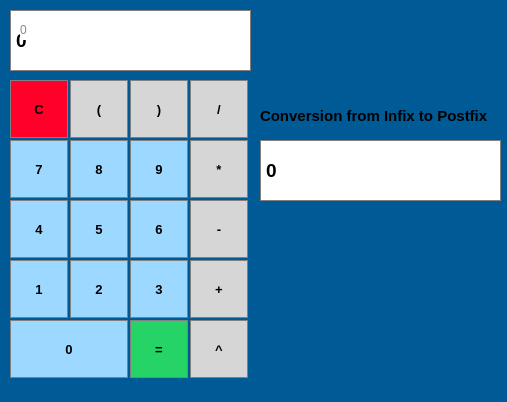
<?xml version="1.0" encoding="UTF-8"?>
<ui version="4.0">
 <class>MainWindow</class>
 <widget class="QMainWindow" name="MainWindow">
  <property name="geometry">
   <rect>
    <x>0</x>
    <y>0</y>
    <width>507</width>
    <height>402</height>
   </rect>
  </property>
  <property name="minimumSize">
   <size>
    <width>256</width>
    <height>387</height>
   </size>
  </property>
  <property name="font">
   <font>
    <pointsize>12</pointsize>
    <weight>75</weight>
    <bold>true</bold>
   </font>
  </property>
  <property name="windowTitle">
   <string>MainWindow</string>
  </property>
  <property name="styleSheet">
   <string notr="true">background-color: rgb(0, 90, 149);</string>
  </property>
  <widget class="QWidget" name="centralWidget">
   <widget class="QLabel" name="label">
    <property name="geometry">
     <rect>
      <x>10</x>
      <y>10</y>
      <width>241</width>
      <height>61</height>
     </rect>
    </property>
    <property name="maximumSize">
     <size>
      <width>241</width>
      <height>16777215</height>
     </size>
    </property>
    <property name="font">
     <font>
      <pointsize>14</pointsize>
      <weight>75</weight>
      <bold>true</bold>
     </font>
    </property>
    <property name="styleSheet">
     <string notr="true">background-color:white;
border:1px solid gray;
qproperty-alignment:'AlignBottom| AlignRight';</string>
    </property>
    <property name="text">
     <string>0</string>
    </property>
   </widget>
   <widget class="QPushButton" name="pushButton_clear">
    <property name="geometry">
     <rect>
      <x>10</x>
      <y>80</y>
      <width>58</width>
      <height>58</height>
     </rect>
    </property>
    <property name="font">
     <font>
      <pointsize>10</pointsize>
      <weight>75</weight>
      <bold>true</bold>
     </font>
    </property>
    <property name="styleSheet">
     <string notr="true">border:1px solid gray;
background-color:rgb(255, 0, 41);</string>
    </property>
    <property name="text">
     <string>C</string>
    </property>
   </widget>
   <widget class="QPushButton" name="pushButton_div">
    <property name="geometry">
     <rect>
      <x>190</x>
      <y>80</y>
      <width>58</width>
      <height>58</height>
     </rect>
    </property>
    <property name="font">
     <font>
      <pointsize>10</pointsize>
      <weight>75</weight>
      <bold>true</bold>
     </font>
    </property>
    <property name="styleSheet">
     <string notr="true">border:1px solid gray;
background-color:rgb(214, 214, 214)</string>
    </property>
    <property name="text">
     <string>/</string>
    </property>
   </widget>
   <widget class="QPushButton" name="pushButton_rightbracket">
    <property name="geometry">
     <rect>
      <x>130</x>
      <y>80</y>
      <width>58</width>
      <height>58</height>
     </rect>
    </property>
    <property name="font">
     <font>
      <pointsize>10</pointsize>
      <weight>75</weight>
      <bold>true</bold>
     </font>
    </property>
    <property name="styleSheet">
     <string notr="true">border:1px solid gray;
background-color:rgb(214, 214, 214)</string>
    </property>
    <property name="text">
     <string>)</string>
    </property>
   </widget>
   <widget class="QPushButton" name="pushButton_leftbracket">
    <property name="geometry">
     <rect>
      <x>70</x>
      <y>80</y>
      <width>58</width>
      <height>58</height>
     </rect>
    </property>
    <property name="font">
     <font>
      <pointsize>10</pointsize>
      <weight>75</weight>
      <bold>true</bold>
     </font>
    </property>
    <property name="styleSheet">
     <string notr="true">border:1px solid gray;
background-color:rgb(214, 214, 214)</string>
    </property>
    <property name="text">
     <string>(</string>
    </property>
   </widget>
   <widget class="QPushButton" name="pushButton_mult">
    <property name="geometry">
     <rect>
      <x>190</x>
      <y>140</y>
      <width>58</width>
      <height>58</height>
     </rect>
    </property>
    <property name="font">
     <font>
      <pointsize>10</pointsize>
      <weight>75</weight>
      <bold>true</bold>
     </font>
    </property>
    <property name="styleSheet">
     <string notr="true">border:1px solid gray;
background-color:rgb(214, 214, 214)</string>
    </property>
    <property name="text">
     <string>*</string>
    </property>
   </widget>
   <widget class="QPushButton" name="pushButton_n7">
    <property name="geometry">
     <rect>
      <x>10</x>
      <y>140</y>
      <width>58</width>
      <height>58</height>
     </rect>
    </property>
    <property name="font">
     <font>
      <pointsize>10</pointsize>
      <weight>75</weight>
      <bold>true</bold>
     </font>
    </property>
    <property name="styleSheet">
     <string notr="true">border:1px solid gray;
background-color:rgb(156, 216, 255)</string>
    </property>
    <property name="text">
     <string>7</string>
    </property>
   </widget>
   <widget class="QPushButton" name="pushButton_n9">
    <property name="geometry">
     <rect>
      <x>130</x>
      <y>140</y>
      <width>58</width>
      <height>58</height>
     </rect>
    </property>
    <property name="font">
     <font>
      <pointsize>10</pointsize>
      <weight>75</weight>
      <bold>true</bold>
     </font>
    </property>
    <property name="styleSheet">
     <string notr="true">border:1px solid gray;
background-color:rgb(156, 216, 255)</string>
    </property>
    <property name="text">
     <string>9</string>
    </property>
   </widget>
   <widget class="QPushButton" name="pushButton_n8">
    <property name="geometry">
     <rect>
      <x>70</x>
      <y>140</y>
      <width>58</width>
      <height>58</height>
     </rect>
    </property>
    <property name="font">
     <font>
      <pointsize>10</pointsize>
      <weight>75</weight>
      <bold>true</bold>
     </font>
    </property>
    <property name="styleSheet">
     <string notr="true">border:1px solid gray;
background-color:rgb(156, 216, 255)</string>
    </property>
    <property name="text">
     <string>8</string>
    </property>
   </widget>
   <widget class="QPushButton" name="pushButton_minus">
    <property name="geometry">
     <rect>
      <x>190</x>
      <y>200</y>
      <width>58</width>
      <height>58</height>
     </rect>
    </property>
    <property name="font">
     <font>
      <pointsize>10</pointsize>
      <weight>75</weight>
      <bold>true</bold>
     </font>
    </property>
    <property name="styleSheet">
     <string notr="true">border:1px solid gray;
background-color:rgb(214, 214, 214)</string>
    </property>
    <property name="text">
     <string>-</string>
    </property>
   </widget>
   <widget class="QPushButton" name="pushButton_n4">
    <property name="geometry">
     <rect>
      <x>10</x>
      <y>200</y>
      <width>58</width>
      <height>58</height>
     </rect>
    </property>
    <property name="font">
     <font>
      <pointsize>10</pointsize>
      <weight>75</weight>
      <bold>true</bold>
     </font>
    </property>
    <property name="styleSheet">
     <string notr="true">border:1px solid gray;
background-color:rgb(156, 216, 255)</string>
    </property>
    <property name="text">
     <string>4</string>
    </property>
   </widget>
   <widget class="QPushButton" name="pushButton_n6">
    <property name="geometry">
     <rect>
      <x>130</x>
      <y>200</y>
      <width>58</width>
      <height>58</height>
     </rect>
    </property>
    <property name="font">
     <font>
      <pointsize>10</pointsize>
      <weight>75</weight>
      <bold>true</bold>
     </font>
    </property>
    <property name="styleSheet">
     <string notr="true">border:1px solid gray;
background-color:rgb(156, 216, 255)</string>
    </property>
    <property name="text">
     <string>6</string>
    </property>
   </widget>
   <widget class="QPushButton" name="pushButton_n5">
    <property name="geometry">
     <rect>
      <x>70</x>
      <y>200</y>
      <width>58</width>
      <height>58</height>
     </rect>
    </property>
    <property name="font">
     <font>
      <pointsize>10</pointsize>
      <weight>75</weight>
      <bold>true</bold>
     </font>
    </property>
    <property name="styleSheet">
     <string notr="true">border:1px solid gray;
background-color:rgb(156, 216, 255)</string>
    </property>
    <property name="text">
     <string>5</string>
    </property>
   </widget>
   <widget class="QPushButton" name="pushButton_equal">
    <property name="geometry">
     <rect>
      <x>130</x>
      <y>320</y>
      <width>58</width>
      <height>58</height>
     </rect>
    </property>
    <property name="font">
     <font>
      <pointsize>10</pointsize>
      <weight>75</weight>
      <bold>true</bold>
     </font>
    </property>
    <property name="styleSheet">
     <string notr="true">border:1px solid gray;
background-color:rgb(37, 211, 102);</string>
    </property>
    <property name="text">
     <string>=</string>
    </property>
   </widget>
   <widget class="QPushButton" name="pushButton_n0">
    <property name="geometry">
     <rect>
      <x>10</x>
      <y>320</y>
      <width>118</width>
      <height>58</height>
     </rect>
    </property>
    <property name="font">
     <font>
      <pointsize>10</pointsize>
      <weight>75</weight>
      <bold>true</bold>
     </font>
    </property>
    <property name="styleSheet">
     <string notr="true">border:1px solid gray;
background-color:rgb(156, 216, 255)</string>
    </property>
    <property name="text">
     <string>0</string>
    </property>
   </widget>
   <widget class="QPushButton" name="pushButton_n1">
    <property name="geometry">
     <rect>
      <x>10</x>
      <y>260</y>
      <width>58</width>
      <height>58</height>
     </rect>
    </property>
    <property name="font">
     <font>
      <pointsize>10</pointsize>
      <weight>75</weight>
      <bold>true</bold>
     </font>
    </property>
    <property name="styleSheet">
     <string notr="true">border:1px solid gray;
background-color:rgb(156, 216, 255)</string>
    </property>
    <property name="text">
     <string>1</string>
    </property>
   </widget>
   <widget class="QPushButton" name="pushButton_n2">
    <property name="geometry">
     <rect>
      <x>70</x>
      <y>260</y>
      <width>58</width>
      <height>58</height>
     </rect>
    </property>
    <property name="font">
     <font>
      <pointsize>10</pointsize>
      <weight>75</weight>
      <bold>true</bold>
     </font>
    </property>
    <property name="styleSheet">
     <string notr="true">border:1px solid gray;
background-color:rgb(156, 216, 255)</string>
    </property>
    <property name="text">
     <string>2</string>
    </property>
   </widget>
   <widget class="QPushButton" name="pushButton_add">
    <property name="geometry">
     <rect>
      <x>190</x>
      <y>260</y>
      <width>58</width>
      <height>58</height>
     </rect>
    </property>
    <property name="font">
     <font>
      <pointsize>10</pointsize>
      <weight>75</weight>
      <bold>true</bold>
     </font>
    </property>
    <property name="styleSheet">
     <string notr="true">border:1px solid gray;
background-color:rgb(214, 214, 214)</string>
    </property>
    <property name="text">
     <string>+</string>
    </property>
   </widget>
   <widget class="QPushButton" name="pushButton_n3">
    <property name="geometry">
     <rect>
      <x>130</x>
      <y>260</y>
      <width>58</width>
      <height>58</height>
     </rect>
    </property>
    <property name="font">
     <font>
      <pointsize>10</pointsize>
      <weight>75</weight>
      <bold>true</bold>
     </font>
    </property>
    <property name="styleSheet">
     <string notr="true">border:1px solid gray;
background-color:rgb(156, 216, 255)</string>
    </property>
    <property name="text">
     <string>3</string>
    </property>
   </widget>
   <widget class="QLabel" name="label_2">
    <property name="geometry">
     <rect>
      <x>20</x>
      <y>20</y>
      <width>181</width>
      <height>20</height>
     </rect>
    </property>
    <property name="styleSheet">
     <string notr="true">background-color:white;
color:rgb(135, 135, 135)</string>
    </property>
    <property name="text">
     <string>0</string>
    </property>
   </widget>
   <widget class="QLabel" name="label_3">
    <property name="geometry">
     <rect>
      <x>260</x>
      <y>140</y>
      <width>241</width>
      <height>61</height>
     </rect>
    </property>
    <property name="font">
     <font>
      <pointsize>14</pointsize>
      <weight>75</weight>
      <bold>true</bold>
     </font>
    </property>
    <property name="styleSheet">
     <string notr="true">background-color:white;
border:1px solid gray;
qproperty-alignment:'AlignCenter';</string>
    </property>
    <property name="text">
     <string>0</string>
    </property>
   </widget>
   <widget class="QLabel" name="label_5">
    <property name="geometry">
     <rect>
      <x>260</x>
      <y>100</y>
      <width>241</width>
      <height>31</height>
     </rect>
    </property>
    <property name="font">
     <font>
      <pointsize>11</pointsize>
      <weight>75</weight>
      <bold>true</bold>
     </font>
    </property>
    <property name="text">
     <string>Conversion from Infix to Postfix</string>
    </property>
   </widget>
   <widget class="QPushButton" name="pushButton_exp">
    <property name="geometry">
     <rect>
      <x>190</x>
      <y>320</y>
      <width>58</width>
      <height>58</height>
     </rect>
    </property>
    <property name="font">
     <font>
      <pointsize>10</pointsize>
      <weight>75</weight>
      <bold>true</bold>
     </font>
    </property>
    <property name="styleSheet">
     <string notr="true">border:1px solid gray;
background-color:rgb(214, 214, 214)</string>
    </property>
    <property name="text">
     <string>^</string>
    </property>
   </widget>
   <zorder>label</zorder>
   <zorder>pushButton_9</zorder>
   <zorder>pushButton_clear</zorder>
   <zorder>pushButton_div</zorder>
   <zorder>pushButton_rightbracket</zorder>
   <zorder>pushButton_leftbracket</zorder>
   <zorder>pushButton_mult</zorder>
   <zorder>pushButton_n7</zorder>
   <zorder>pushButton_n9</zorder>
   <zorder>pushButton_n8</zorder>
   <zorder>pushButton_minus</zorder>
   <zorder>pushButton_n4</zorder>
   <zorder>pushButton_n6</zorder>
   <zorder>pushButton_n5</zorder>
   <zorder>pushButton_equal</zorder>
   <zorder>pushButton_n0</zorder>
   <zorder>pushButton_n1</zorder>
   <zorder>pushButton_n2</zorder>
   <zorder>pushButton_add</zorder>
   <zorder>pushButton_n3</zorder>
   <zorder>label_2</zorder>
   <zorder>label_3</zorder>
   <zorder>label_5</zorder>
   <zorder>pushButton_exp</zorder>
  </widget>
  <widget class="QStatusBar" name="statusBar"/>
 </widget>
 <layoutdefault spacing="6" margin="11"/>
 <resources/>
 <connections/>
</ui>
